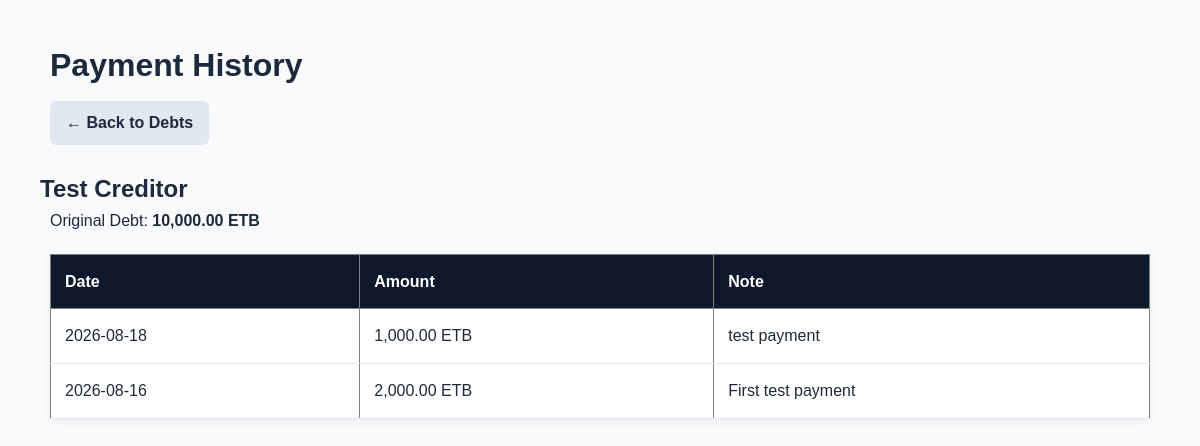
Screenshot of /debt/payments.php?debt_id=1 with the database file from the repository.
### tables this page shows
CREATE TABLE `debts` (
  `id` int(11) NOT NULL,
  `user_id` int(11) NOT NULL,
  `creditor` varchar(150) NOT NULL,
  `description` text NOT NULL,
  `original_amount` decimal(10,2) NOT NULL,
  `interest_rate` decimal(5,2) NOT NULL,
  `interest_period` varchar(20) NOT NULL,
  `interest_start_date` date NOT NULL,
  `due_date` date NOT NULL,
  `status` varchar(30) NOT NULL,
  `created_at` timestamp NOT NULL DEFAULT current_timestamp()
);

CREATE TABLE `debt_payments` (
  `id` int(11) NOT NULL,
  `debt_id` int(11) NOT NULL,
  `payment_date` date NOT NULL,
  `amount` decimal(10,2) NOT NULL,
  `note` text NOT NULL,
  `created_at` timestamp NOT NULL DEFAULT current_timestamp()
);

### debt/payments.php (the view, shortened to what this page needs)
<?php
require_once "../config/database.php";
$debt_id = $_GET['debt_id'] ?? null;
$debtStmt = $pdo->prepare("
    SELECT
        id,
        creditor,
        original_amount
    FROM debts
    WHERE id = ?
");
$debtStmt->execute([$debt_id]);
$debt = $debtStmt->fetch(PDO::FETCH_ASSOC);
$paymentStmt = $pdo->prepare("
    SELECT
        id,
        payment_date,
        amount,
        note
    FROM debt_payments
    WHERE debt_id = ?
    ORDER BY payment_date DESC, id DESC
");
$paymentStmt->execute([$debt_id]);
$payments = $paymentStmt->fetchAll(PDO::FETCH_ASSOC);
?>
<!DOCTYPE html>
<html lang="en">
<head>
    <link
        rel="stylesheet"
        href="../assets/css/style.css"
    >
</head>
<body>
    <h1>Payment History</h1>
    <p>
        <a href="index.php">
            ← Back to Debts
        </a>
    </p>
    <h2>
        <?php echo htmlspecialchars($debt['creditor']); ?>
    </h2>
    <p>
        Original Debt:
        <strong>
            <?php
            echo number_format(
                $debt['original_amount'],
                2
            );
            ?>
            ETB
        </strong>
    </p>
    <?php if (count($payments) > 0): ?>
        <table border="1" cellpadding="10">
            <thead>
                <tr>
                    <th>Date</th>
                    <th>Amount</th>
                    <th>Note</th>
                </tr>
            </thead>
            <tbody>
            <?php foreach ($payments as $payment): ?>
                <tr>
                    <td>
                        <?php
                        echo htmlspecialchars(
                            $payment['payment_date']
                        );
                        ?>
                    </td>
                    <td>
                        <?php
                        echo number_format(
                            $payment['amount'],
                            2
                        );
                        ?>
                        ETB
                    </td>
                    <td>
                        <?php
                        echo htmlspecialchars(
                            $payment['note']
                        );
                        ?>
                    </td>
                </tr>
            <?php endforeach; ?>
            </tbody>
        </table>
    <?php else: ?>
        <p>
            No payments have been recorded for this debt yet.
        </p>
    <?php endif; ?>
</body>
</html>

### assets/css/style.css (style rules this page uses)
* { box-sizing: border-box; margin: 0; padding: 0; }
body { font-family: Arial, sans-serif; background: #f8fafc; color: #1e293b; padding: 40px; line-height: 1.6; }
h1 { margin-bottom: 10px; }
a { color: #2563EB; text-decoration: none; }
p { margin-bottom: 15px; }
body > h1, body > p, body > form, body > table { max-width: 1100px; margin-left: auto; margin-right: auto; }
table { width: 100%; border-collapse: collapse; background: white; margin-top: 20px; box-shadow: 0 2px 8px rgba(0, 0, 0, 0.06); }
th { background: #0f172a; color: white; text-align: left; padding: 14px; }
td { padding: 14px; border-bottom: 1px solid #e2e8f0; }
body > p a { display: inline-block; margin-right: 10px; margin-bottom: 10px; padding: 9px 16px; border-radius: 6px; font-weight: 600; background: #e2e8f0; color: #1e293b; }

### rows the page displays
debts: creditor "Test Creditor", original_amount "10,000.00"
debt_payments: payment_date "2026-08-18", amount "1,000.00", note "test payment"
debt_payments: payment_date "2026-08-16", amount "2,000.00", note "First test payment"
